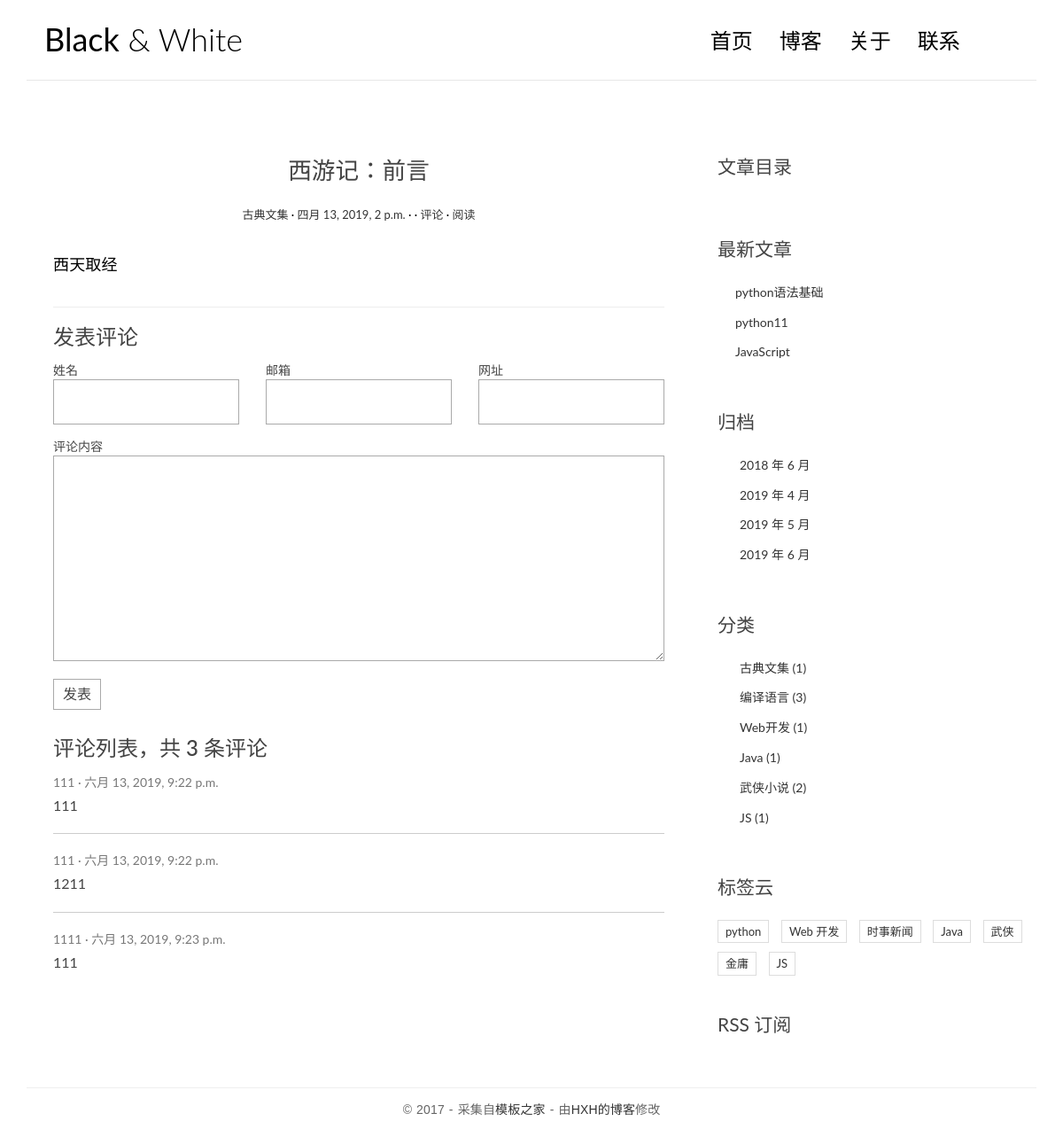
The page /single/1/ on the database as committed earlier.
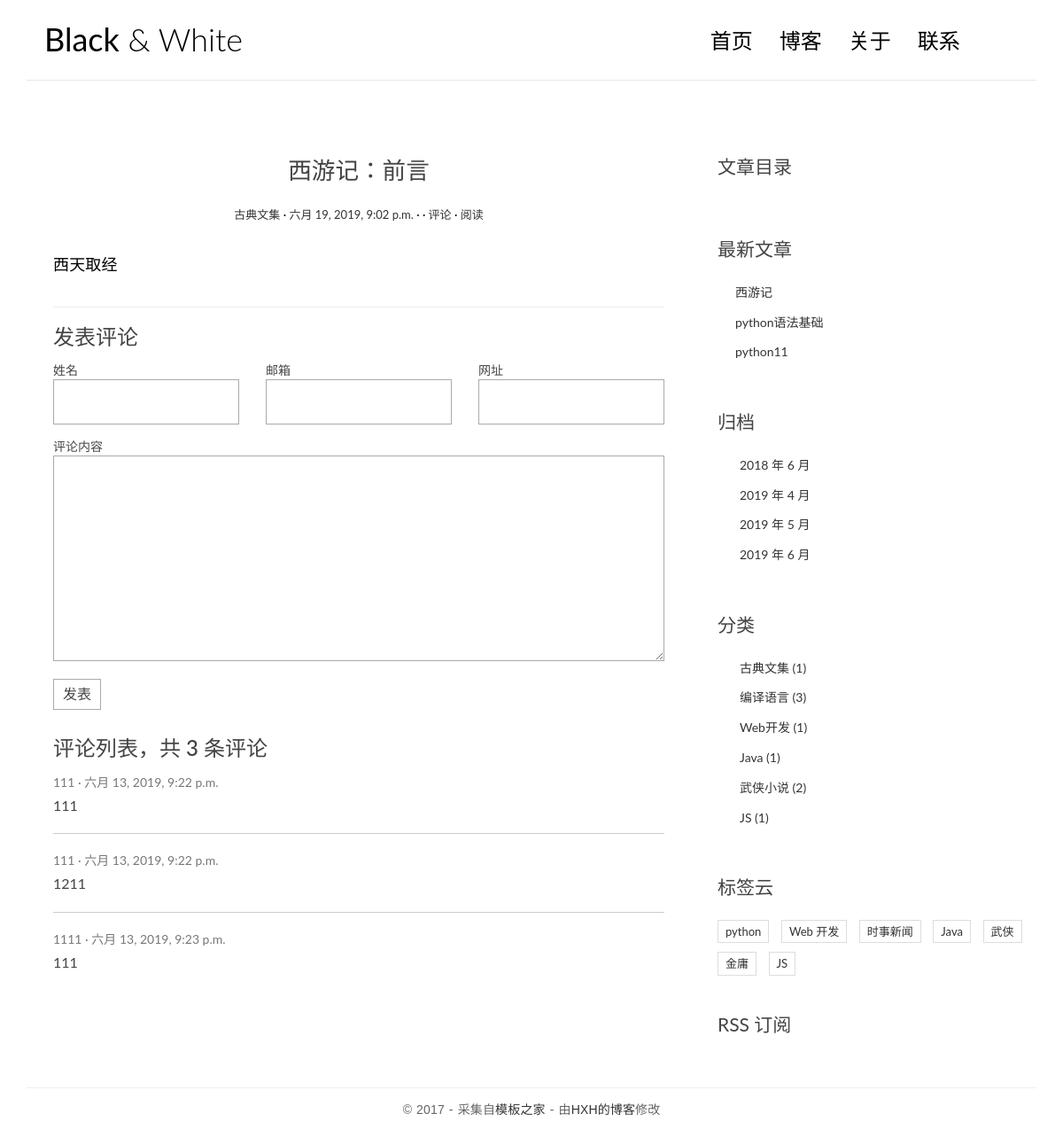
The same page on the database as committed later.
### blog/models.py (models this page shows, shortened)
class Article(models.Model):
    title = models.CharField(max_length=30)
    body = models.TextField()
    category = models.ForeignKey(Category,on_delete=models.CASCADE)
    tags = models.ManyToManyField(Tag)
    create_time = models.DateTimeField(auto_now=True)
    update_time = models.DateTimeField(auto_now_add=True)
    author = models.ForeignKey(User,on_delete=models.CASCADE)
    views = models.IntegerField(default=0)

class Category(models.Model):
    title = models.CharField(max_length=20)

class Tag(models.Model):
    title = models.CharField(max_length=20,)

### comments/models.py (models this page shows, shortened)
class Comment(models.Model):
    name = models.CharField(max_length=30,verbose_name='姓名')
    create_time = models.DateTimeField(auto_now=30)
    content = models.TextField(max_length=500,verbose_name='评论内容')
    article = models.ForeignKey(Article,on_delete=models.CASCADE)
    email=models.EmailField(blank=True,null=True,verbose_name='邮箱')
    url=models.CharField(blank=True,null=True,max_length=20,verbose_name='网址')

### blog/views.py (the view, shortened to what this page needs)
# urls.py: url(r'^single/(\d+)/$',views.SingleView.as_view(),name="single"),
class SingleView(View):
    def get(self,req,id):
        article = get_object_or_404(Article, pk=id)
        md = markdown.Markdown(extensions=[
            'markdown.extensions.extra',
            'markdown.extensions.codehilite',
            'markdown.extensions.toc',
        ])
        article.body = md.convert(article.body)
        article.toc = md.toc
        cf = CommentForms()
        return render(req,"blog/single.html",locals())

### comments/forms.py
class CommentForms(forms.ModelForm):
    class Meta():
        model=Comment
        fields=['name','email','url','content']
        widget={'content':forms.Textarea}

### blog/templatetags/my_fun.py (called while the page is built)
@register.simple_tag
def getlatestarticles(num=3):
    return Article.objects.all().order_by('-create_time')[:num]

@register.simple_tag
def getarchives():
    return Article.objects.dates("create_time","month")

@register.simple_tag
def getcategorys():
    return Category.objects.all()

@register.simple_tag
def gettags():
    return Tag.objects.all()

### templates/blog/single.html (shortened to what this page needs)
{% extends "blog/base.html" %}
{% block left %}
    <article class="post post-1">
        <header class="entry-header">
            <h1 class="entry-title">{{ article.title }}：前言</h1>
            <div class="entry-meta">
                <span class="post-category"><a href="#">{{ article.category.title }}</a></span>
                <span class="post-date"><a href="#"><time class="entry-date"
                                                          datetime="2012-11-09T23:15:57+00:00">{{article.create_time}}</time></a></span>
                <span class="post-author"><a href="#">{{artical.author.username}}</a></span>
                <span class="comments-link"><a href="#">{{artical.comment_set.count}} 评论</a></span>
                <span class="views-count"><a href="#">{{artical.views}} 阅读</a></span>
            </div>
        </header>
        <div class="entry-content clearfix">
            {{article.body|safe}}
        </div>
    </article>
    <section class="comment-area" id="comment-area">
        <hr>
        <h3>发表评论</h3>
        <form action="{% url 'blog:single' article.id %}" method="post" class="comment-form">
            <div class="row">
                <div class="col-md-4">
                    {{cf.name.label}}
                    {{cf.name}}
                </div>
                <div class="col-md-4">
                    {{cf.email.label}}
                    {{cf.email}}
                </div>
                <div class="col-md-4">
                    {{cf.url.label}}
                    {{cf.url}}
                </div>
                <div class="col-md-12">
                    {{cf.content.label}}
                    {{cf.content}}
                    <button type="submit" class="comment-btn">发表</button>
                </div>
            </div>
        </form>
        <div class="comment-list-panel">
            <h3>评论列表，共 <span>{{article.comment_set.count}}</span> 条评论</h3>
            <ul class="comment-list list-unstyled">
                {% for comment in article.comment_set.all %}
                    <li class="comment-item">
                    <span class="nickname">{{comment.name}}</span>
                    <time class="submit-date" datetime="2012-11-09T23:15:57+00:00">{{comment.create_time}}</time>
                    <div class="text">
                        {{comment.content}}
                    </div>
                    </li>
                {% endfor %}
            </ul>
        </div>
    </section>
{% endblock %}
{% block right %}
        <div class="widget widget-content">
                    <h3 class="widget-title">文章目录</h3>
        </div>
{% endblock %}

### templates/blog/base.html (shortened to what this page needs)
{% load my_fun %}
<!DOCTYPE html>
<html>
<head>
    <link rel="stylesheet" href="/static/css/bootstrap.min.css">
    <link rel="stylesheet" href="http://code.ionicframework.com/ionicons/2.0.1/css/ionicons.min.css">
    <link rel="stylesheet" href="/static/css/pace.css">
    <link rel="stylesheet" href="/static/css/custom.css">
</head>
<body>
<div class="container">
    <header id="site-header">
        <div class="row">
            <div class="col-md-4 col-sm-5 col-xs-8">
                <div class="logo">
                    <h1><a href="index.html"><b>Black</b> &amp; White</a></h1>
                </div>
            </div>
            <div class="col-md-8 col-sm-7 col-xs-4">
                <nav class="main-nav" role="navigation">
                    <div class="collapse navbar-collapse" id="bs-example-navbar-collapse-1">
                        <ul class="nav navbar-nav navbar-right">
                            <li class="cl-effect-11"><a href="/" data-hover="首页">首页</a></li>
                            <li class="cl-effect-11"><a href="#" data-hover="博客">博客</a></li>
                            <li class="cl-effect-11"><a href="#" data-hover="关于">关于</a></li>
                            <li class="cl-effect-11"><a href="{% url 'blog:contact' %}" data-hover="联系">联系</a></li>
                        </ul>
                    </div>
                </nav>
            </div>
        </div>
    </header>
</div>
<div class="content-body">
    <div class="container">
        <div class="row">
            <main class="col-md-8">
                {% block left %}
                {% endblock %}
            </main>
            <aside class="col-md-4">
                {% block right %}
                {% endblock %}
                <div class="widget widget-recent-posts">
                    <h3 class="widget-title">最新文章</h3>
                    <ul>
                        {% getlatestarticles as latestarticles%}
                        {% for article in latestarticles %}
                        <li>
                            <a href="{% url 'blog:single' article.id %}">{{ article.title }}</a>
                        </li>
                        {% endfor %}
                    </ul>
                </div>
                <div class="widget widget-archives">
                    <h3 class="widget-title">归档</h3>
                    <ul>
                        {% getarchives as archives %}
                        {% for a in archives %}
                        <li>
                            <a href="{% url 'blog:archives' a.year a.month %}">{{ a.year }} 年 {{ a.month }} 月</a>
                        </li>
                        {% endfor %}
                    </ul>
                </div>
                <div class="widget widget-category">
                    <h3 class="widget-title">分类</h3>
                    <ul>
                        {% getcategorys as categorys %}
                        {% for category in categorys %}
                            <li>
                                <a href="{% url 'blog:category' category.id %}">{{category.title}} <span class="post-count">({{category.article_set.count}})</span></a>
                            </li>
                        {% endfor %}
                    </ul>
                </div>
                <div class="widget widget-tag-cloud">
                    <h3 class="widget-title">标签云</h3>
                    <ul>
                        {% gettags as tags %}
                        {% for tag in tags %}
                        <li>
                            <a href="{% url 'blog:tags' tag.id %}">{{ tag.title }}</a>
                        </li>
                        {% endfor %}
                    </ul>
                </div>
                <div class="rss">
                    <a href="{% url 'blog:rss' %}"> RSS 订阅</a>
                </div>
            </aside>
        </div>
    </div>
</div>
<footer id="site-footer">
    <div class="container">
        <div class="row">
            <div class="col-md-12">
                <p class="copyright">&copy 2017 - 采集自<a href="http://www.cssmoban.com/"
                                                        target="_blank" title="模板之家">模板之家</a>
                    - 由<a href="http://zmrenwu.com/" title="网页模板" target="_blank">HXH的博客</a>修改
                </p>
            </div>
        </div>
    </div>
</footer>
</body>
</html>

### static/css/custom.css (style rules this page uses)
* { outline: none; }
h1, h2, h3, h4, h5, h6 { margin-top: 0; }
b { font-weight: 400; }
a { color: #333; }
body { color: #444; font-family: 'Lato', sans-serif; }
p { font-family: 'Ubuntu', sans-serif; font-weight: 400; word-spacing: 1px; letter-spacing: 0.01em; }
#site-header { background-color: #FFF; padding: 25px 20px; margin-bottom: 40px; border-bottom: 1px solid #e7e7e7; }
.logo h1 a { color: #000; }
.logo h1 { margin: 0; font-family: 'Lato', sans-serif; font-weight: 300; }
.main-nav { margin-top: 11px; max-width: 95%; }
.main-nav a { color: #000000 !important; padding: 0 0 5px 0 !important; margin-right: 30px; font-family: 'Lato', sans-serif; font-weight: 300; font-size: 24px; }
.cl-effect-11 a { padding: 10px 0; color: #0972b4; text-shadow: none; }
.cl-effect-11 a::before { position: absolute; top: 0; left: 0; overflow: hidden; padding: 0 0 5px 0 !important; max-width: 0; border-bottom: 1px solid #000; color: #000; content: attr(data-hover); white-space: nowrap; -webkit-transition: max-width 0.5s; -moz-transition: max-width 0.5s; transition: max-width 0.5s; }
.content-body { padding-bottom: 4em; }
.post { background: #fff; padding: 30px 30px 0; }
.entry-title { text-align: center; font-size: 1.9em; margin-bottom: 20px; line-height: 1.6; padding: 10px 20px 0; }
.entry-meta { text-align: center; color: #DDDDDD; font-size: 13px; margin-bottom: 30px; }
.entry-content { font-size: 18px; line-height: 1.9; font-weight: 300; color: #000; }
.post-category::after, .post-date::after, .post-author::after, .comments-link::after { content: ' ·'; color: #000; }
.widget { background: #fff; padding: 30px 0 0; }
.widget-title { font-size: 1.5em; margin-bottom: 20px; line-height: 1.6; padding: 10px 0 0; font-weight: 400; }
.widget-recent-posts ul { padding: 0; margin: 0; padding-left: 20px; }
.widget-recent-posts ul li { list-style-type: none; position: relative; line-height: 170%; margin-bottom: 10px; }
.widget-recent-posts ul li::before { content: '\f3d3'; font-family: "Ionicons"; position: absolute; left: -17px; top: 3px; font-size: 16px; color: #000; }
.widget-archives ul { padding: 0; margin: 0; padding-left: 25px; }
.widget-archives ul li { list-style-type: none; position: relative; line-height: 170%; margin-bottom: 10px; }
.widget-archives ul li::before { content: '\f3f3'; font-family: "Ionicons"; position: absolute; left: -25px; top: 1px; font-size: 16px; color: #000; }
.widget-category ul { padding: 0; margin: 0; padding-left: 25px; }
.widget-category ul li { list-style-type: none; position: relative; line-height: 170%; margin-bottom: 10px; }
.widget-category ul li::before { content: '\f3fe'; font-family: "Ionicons"; position: absolute; left: -25px; top: 1px; font-size: 18px; color: #000; }
.widget-tag-cloud ul { padding: 0; margin: 0; margin-right: -10px; }
.widget-tag-cloud ul li { list-style-type: none; font-size: 13px; display: inline-block; margin-right: 10px; margin-bottom: 10px; padding: 3px 8px; border: 1px solid #ddd; }
.rss { font-size: 21px; margin-top: 30px; }
.rss a { color: #444; }
#site-footer { padding-top: 10px; padding: 0 0 1.5em 0; }
.copyright { text-align: center; padding-top: 1em; margin: 0; border-top: 1px solid #eee; color: #666; }
.contact-form input, .comment-form input { border: 1px solid #aaa; margin-bottom: 15px; width: 100%; padding: 15px 15px; font-size: 16px; line-height: 100%; transition: 0.4s border-color linear; }
.contact-form textarea, .comment-form textarea { border: 1px solid #aaa; margin-bottom: 15px; width: 100%; padding: 15px 15px; font-size: 16px; line-height: 20px !important; min-height: 183px; transition: 0.4s border-color linear; }
.comment-area { padding: 0 30px 0; }
.comment-form { margin-top: 15px; }
.comment-form .comment-btn { background-color: #fff; border: 1px solid #aaa; font-size: 16px; padding: 5px 10px; }
.comment-list-panel { margin-top: 30px; }
.comment-list { margin-top: 15px; }
.comment-item:not(:last-child) { border-bottom: 1px #ccc solid; margin-bottom: 20px; padding-bottom: 20px; }
.comment-item .nickname, .comment-item .submit-date { color: #777; font-size: 14px; }
.comment-item .nickname:after { content: ' ·'; }
.comment-item .text { padding-top: 5px; font-size: 16px; }

Rows that differ between the two databases and show on the page:
no longer on this page (row unchanged): Article: title "JavaScript"
now on one of the page's lists (row edited): Article: title "西游记"
changed Article "西游记": create_time "四月 13, 2019, 2 p.m." → "六月 19, 2019, 9:02 p.m."
